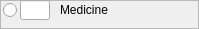
           <widget class="QFrame" name="medicineSkillsBox">
            <property name="styleSheet">
             <string notr="true">font: 12pt &quot;Eberron&quot;;</string>
            </property>
            <property name="frameShape">
             <enum>QFrame::StyledPanel</enum>
            </property>
            <property name="frameShadow">
             <enum>QFrame::Raised</enum>
            </property>
            <widget class="QRadioButton" name="medicineSkillsRButton">
             <property name="geometry">
              <rect>
               <x>3</x>
               <y>3</y>
               <width>136</width>
               <height>15</height>
              </rect>
             </property>
             <property name="accessibleName">
              <string>medicine</string>
             </property>
             <property name="styleSheet">
              <string notr="true">font: 12pt &quot;Eberron&quot;;</string>
             </property>
             <property name="text">
              <string/>
             </property>
            </widget>
            <widget class="QLineEdit" name="medicineSkills">
             <property name="geometry">
              <rect>
               <x>20</x>
               <y>0</y>
               <width>30</width>
               <height>20</height>
              </rect>
             </property>
             <property name="accessibleName">
              <string>wisdomBonus</string>
             </property>
             <property name="styleSheet">
              <string notr="true">font: 12pt &quot;Eberron&quot;;</string>
             </property>
             <property name="maxLength">
              <number>2</number>
             </property>
             <property name="alignment">
              <set>Qt::AlignCenter</set>
             </property>
            </widget>
            <widget class="QLabel" name="medicineSkillsLabel">
             <property name="geometry">
              <rect>
               <x>60</x>
               <y>0</y>
               <width>130</width>
               <height>20</height>
              </rect>
             </property>
             <property name="styleSheet">
              <string notr="true">font: 12pt &quot;Eberron&quot;;</string>
             </property>
             <property name="text">
              <string>Medicine</string>
             </property>
             <property name="textInteractionFlags">
              <set>Qt::NoTextInteraction</set>
             </property>
            </widget>
           </widget>
